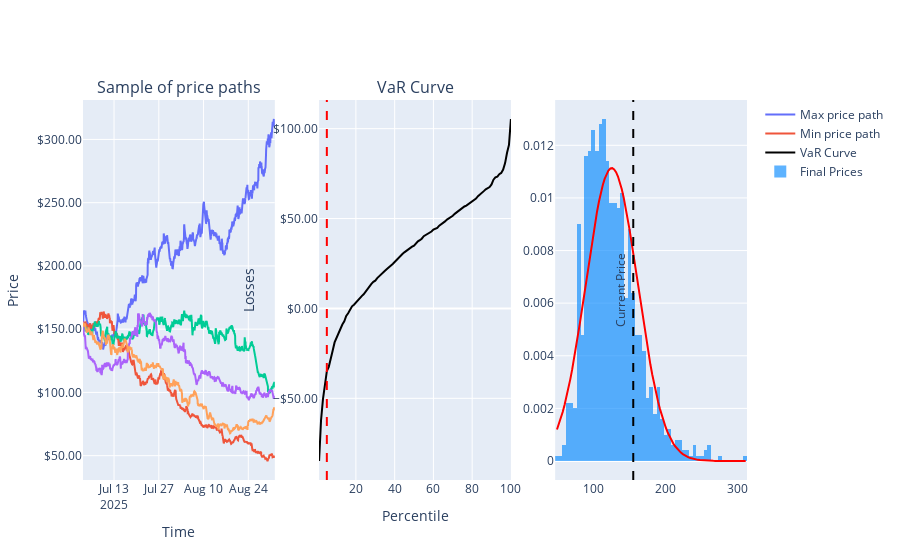

Write notebook code for a chart like this one.
### Markdown cell above
Jump Diffusion Process

### Code cell
price_path = processes.jdp(24*60,1_000)
produce_var_results(price_path,df)

### Figure 1 — Plotly figure (JSON) as saved in the notebook; plotly's stock layout.template omitted (floating-point values rounded to 4 significant figures; data arrays with more than 128 entries replaced by an {"elided": "..."} marker saying what was removed)
{"data": [{"name": "Max price path", "type": "scatter", "x": {"elided": "1441 str values"}, "xaxis": "x", "y": {"elided": "1441 float values"}, "yaxis": "y"}, {"name": "Min price path", "type": "scatter", "x": {"elided": "1441 str values"}, "xaxis": "x", "y": {"elided": "1441 float values"}, "yaxis": "y"}, {"showlegend": false, "type": "scatter", "x": {"elided": "1441 str values"}, "xaxis": "x", "y": {"elided": "1441 float values"}, "yaxis": "y"}, {"showlegend": false, "type": "scatter", "x": {"elided": "1441 str values"}, "xaxis": "x", "y": {"elided": "1441 float values"}, "yaxis": "y"}, {"showlegend": false, "type": "scatter", "x": {"elided": "1441 str values"}, "xaxis": "x", "y": {"elided": "1441 float values"}, "yaxis": "y"}, {"line": {"color": "black"}, "mode": "lines", "name": "VaR Curve", "type": "scatter", "x": [1, 2, 3, 4, 5, 6, 7, 8, 9, 10, 11, 12, 13, 14, 15, 16, 17, 18, 19, 20, 21, 22, 23, 24, 25, 26, 27, 28, 29, 30, 31, 32, 33, 34, 35, 36, 37, 38, 39, 40, 41, 42, 43, 44, 45, 46, 47, 48, 49, 50, 51, 52, 53, 54, 55, 56, 57, 58, 59, 60, 61, 62, 63, 64, 65, 66, 67, 68, 69, 70, 71, 72, 73, 74, 75, 76, 77, 78, 79, 80, 81, 82, 83, 84, 85, 86, 87, 88, 89, 90, 91, 92, 93, 94, 95, 96, 97, 98, 99, 100], "xaxis": "x2", "y": [-84.86, -62.35, -50.4, -40.83, -34.89, -32.47, -27.11, -23.52, -18.89, -16.3, -14.57, -10.98, -8.917, -7.176, -4.168, -2.685, -0.4318, 1.175, 2.044, 3.382, 4.194, 5.722, 6.846, 7.851, 9.479, 11.09, 12.5, 13.63, 14.82, 15.48, 16.9, 17.78, 19.03, 19.87, 20.94, 21.93, 22.75, 23.74, 24.75, 25.84, 27.08, 28.0, 29.18, 30.24, 31.2, 32.09, 32.91, 33.53, 34.38, 34.96, 36.2, 37.33, 38.03, 38.8, 40.16, 40.87, 41.4, 41.91, 42.79, 43.88, 44.41, 44.85, 46.05, 46.77, 47.57, 48.44, 49.43, 50.03, 50.62, 51.55, 52.6, 53.42, 54.31, 55.13, 56.14, 56.73, 57.19, 58.0, 58.59, 59.31, 60.31, 61.12, 62.43, 63.2, 64.34, 65.26, 66.29, 66.78, 67.53, 69.0, 71.61, 72.88, 73.35, 74.67, 75.36, 77.25, 80.83, 86.59, 90.94, 105.4], "yaxis": "y2"}, {"histnorm": "probability density", "marker": {"color": "rgba(0, 135, 255, 0.63)"}, "name": "Final Prices", "type": "histogram", "x": {"elided": "1000 float values"}, "xaxis": "x3", "yaxis": "y3"}, {"line": {"color": "red"}, "mode": "lines", "name": "", "showlegend": false, "type": "scatter", "x": [49.99, 52.62, 55.26, 57.89, 60.52, 63.16, 65.79, 68.42, 71.06, 73.69, 76.33, 78.96, 81.59, 84.23, 86.86, 89.49, 92.13, 94.76, 97.4, 100.0, 102.7, 105.3, 107.9, 110.6, 113.2, 115.8, 118.5, 121.1, 123.7, 126.4, 129.0, 131.6, 134.3, 136.9, 139.5, 142.2, 144.8, 147.4, 150.1, 152.7, 155.3, 158.0, 160.6, 163.2, 165.9, 168.5, 171.1, 173.8, 176.4, 179.0, 181.7, 184.3, 186.9, 189.6, 192.2, 194.8, 197.5, 200.1, 202.7, 205.4, 208.0, 210.6, 213.3, 215.9, 218.5, 221.2, 223.8, 226.4, 229.1, 231.7, 234.3, 237.0, 239.6, 242.3, 244.9, 247.5, 250.2, 252.8, 255.4, 258.1, 260.7, 263.3, 266.0, 268.6, 271.2, 273.9, 276.5, 279.1, 281.8, 284.4, 287.0, 289.7, 292.3, 294.9, 297.6, 300.2, 302.8, 305.5, 308.1, 310.7], "xaxis": "x3", "y": [0.001199, 0.001397, 0.001618, 0.001864, 0.002136, 0.002435, 0.00276, 0.003112, 0.00349, 0.003893, 0.004319, 0.004766, 0.005231, 0.00571, 0.006199, 0.006694, 0.00719, 0.007681, 0.008161, 0.008624, 0.009065, 0.009477, 0.009854, 0.01019, 0.01048, 0.01072, 0.01091, 0.01104, 0.01112, 0.01113, 0.01108, 0.01098, 0.01081, 0.0106, 0.01033, 0.01001, 0.009649, 0.009252, 0.008824, 0.00837, 0.007897, 0.00741, 0.006916, 0.00642, 0.005927, 0.005443, 0.004971, 0.004516, 0.004081, 0.003667, 0.003278, 0.002914, 0.002577, 0.002266, 0.001982, 0.001724, 0.001492, 0.001284, 0.001099, 0.000936, 0.0007927, 0.0006676, 0.0005593, 0.000466, 0.0003862, 0.0003183, 0.000261, 0.0002128, 0.0001726, 0.0001392, 0.0001117, 8.912e-05, 7.073e-05, 5.584e-05, 4.384e-05, 3.424e-05, 2.659e-05, 2.054e-05, 1.578e-05, 1.206e-05, 9.169e-06, 6.932e-06, 5.212e-06, 3.898e-06, 2.9e-06, 2.145e-06, 1.579e-06, 1.155e-06, 8.411e-07, 6.09e-07, 4.385e-07, 3.141e-07, 2.238e-07, 1.585e-07, 1.117e-07, 7.832e-08, 5.46e-08, 3.786e-08, 2.611e-08, 1.791e-08], "yaxis": "y3"}], "layout": {"annotations": [{"font": {"size": 16}, "showarrow": false, "text": "Sample of price paths", "x": 0.1444, "xanchor": "center", "xref": "paper", "y": 1, "yanchor": "bottom", "yref": "paper"}, {"font": {"size": 16}, "showarrow": false, "text": "VaR Curve", "x": 0.5, "xanchor": "center", "xref": "paper", "y": 1, "yanchor": "bottom", "yref": "paper"}], "shapes": [{"label": {"text": "P95 Losses", "textposition": "top right"}, "line": {"color": "red", "dash": "dash"}, "type": "line", "x0": 5, "x1": 5, "xref": "x2", "y0": 0, "y1": 1, "yref": "y2 domain"}, {"label": {"text": "Current Price", "textposition": "top right"}, "line": {"color": "black", "dash": "dash"}, "type": "line", "x0": 155.4, "x1": 155.4, "xref": "x3", "y0": 0, "y1": 1, "yref": "y3 domain"}], "xaxis": {"anchor": "y", "domain": [0, 0.2889], "title": {"text": "Time"}}, "xaxis2": {"anchor": "y2", "domain": [0.3556, 0.6444], "title": {"text": "Percentile"}}, "xaxis3": {"anchor": "y3", "domain": [0.7111, 1]}, "yaxis": {"anchor": "x", "domain": [0, 1], "tickformat": "$,.2f", "title": {"text": "Price"}}, "yaxis2": {"anchor": "x2", "domain": [0, 1], "tickformat": "$,.2f", "title": {"text": "Losses"}}, "yaxis3": {"anchor": "x3", "domain": [0, 1]}}}
